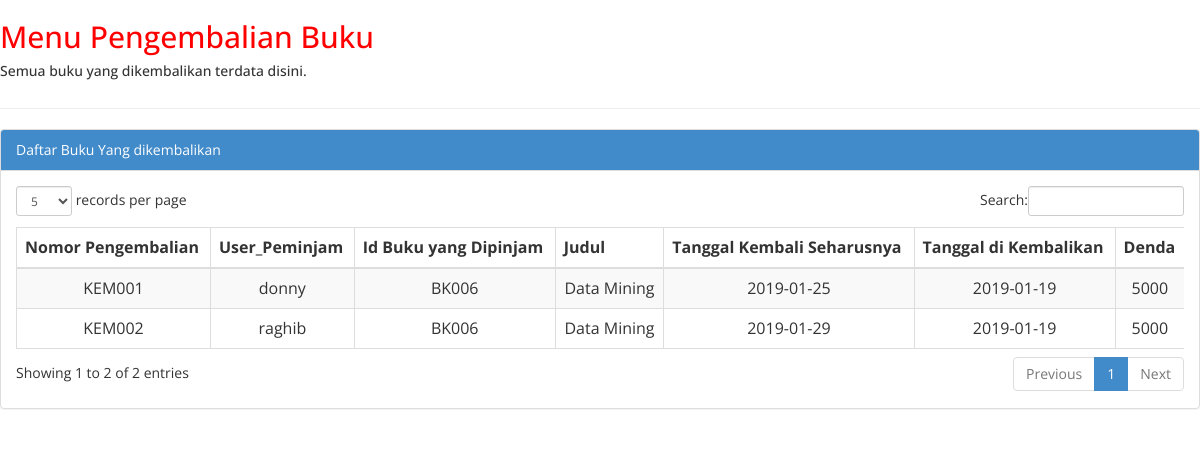
Screenshot of /pengembalian_admin.php with the database file from the repository.
### tables this page shows
CREATE TABLE `t_pengembalian` (
  `id_Pengembalian` varchar(10) NOT NULL,
  `Peminjam` varchar(10) NOT NULL,
  `id_Bukupinjam` varchar(10) NOT NULL,
  `Jumlah_K` int(11) NOT NULL,
  `Tgl_kembaliawal` date NOT NULL,
  `Tgl_kembalibuku` date NOT NULL,
  `Denda` int(5) NOT NULL
);

CREATE TABLE `t_buku` (
  `idBuku` varchar(10) NOT NULL,
  `Judul` varchar(100) NOT NULL,
  `Penerbit` varchar(30) NOT NULL,
  `Tahun_terbit` year(4) NOT NULL,
  `Jumlah` int(5) NOT NULL
);

### pengembalian_admin.php (the view, shortened to what this page needs)
<html>
<head>
    <link href="assets/css/bootstrap.css" rel="stylesheet" />
    <link href="assets/css/font-awesome.css" rel="stylesheet" />
    <link href="assets/css/custom.css" rel="stylesheet" />
    <link href="assets/js/dataTables/dataTables.bootstrap.css" rel="stylesheet" />
    <link rel="stylesheet" href="assets/css/sweetalert2.css">
</head>
<body>
                <div class="row">
                    <div class="col-md-12">
                        <h2>Menu Pengembalian Buku</h2>
                        <h5>Semua buku yang dikembalikan terdata disini. </h5>
                    </div>
                </div>
                 <hr />
            <div class="row">
                <div class="col-md-12">
                    <div class="panel panel-default">
                        <div class="panel-heading" style="background-color: #428bca; color: white">
                             Daftar Buku Yang dikembalikan
                        </div>
                        <div class="panel-body">
                            <div class="table-responsive">
                                <table class="table table-striped table-bordered table-hover" id="dataTables-example">
                                    <thead>
                                        <tr>
                                            <th>Nomor Pengembalian</th>
                                            <th>User_Peminjam</th>
                                            <th>Id Buku yang Dipinjam</th>
                                            <th>Judul</th>
                                            <th>Tanggal Kembali Seharusnya</th>
                                            <th>Tanggal di Kembalikan</th>
                                            <th>Denda</th>
                                        </tr>
                                    </thead>
                                    <tbody style='text-align: center;'>
                                        <?php
                                            include 'koneksidb.php';
                                            $tampil = "select * from t_pengembalian LEFT JOIN t_buku ON t_pengembalian.id_Bukupinjam = t_buku.idBuku";
                                            $tampil_data = mysqli_query($koneksi,$tampil);
                                            while ($data = mysqli_fetch_array($tampil_data)) {
                                                echo "<tr>";
                                                echo "<td>". $data['id_Pengembalian']. "</td>";
                                                echo "<td>". $data['Peminjam']. "</td>";
                                                echo "<td>". $data['id_Bukupinjam']. "</td>";
                                                echo "<td>". $data['Judul']. "</td>";
                                                echo "<td>". $data['Tgl_kembaliawal']. "</td>";
                                                echo "<td>". $data['Tgl_kembalibuku']. "</td>";
                                                echo "<td>". $data['Denda']. "</td>";
                                                echo "</tr>";
                                            }
                                        ?>
                                    </tbody>
                                </table>
                            </div>
                        </div>
                    </div>
                </div>
            </div>
</body>
</html>

### assets/css/custom.css (style rules this page uses)
body { font-family: 'Open Sans', sans-serif; }
h2 { color: #f00; }

### rows the page displays
t_pengembalian: id_Pengembalian "KEM001", Peminjam "donny", id_Bukupinjam "BK006", t_buku.Judul "Data Mining", Tgl_kembaliawal "2019-01-25", Tgl_kembalibuku "2019-01-19", Denda "5000"
t_pengembalian: id_Pengembalian "KEM002", Peminjam "raghib", id_Bukupinjam "BK006", t_buku.Judul "Data Mining", Tgl_kembaliawal "2019-01-29", Tgl_kembalibuku "2019-01-19", Denda "5000"
